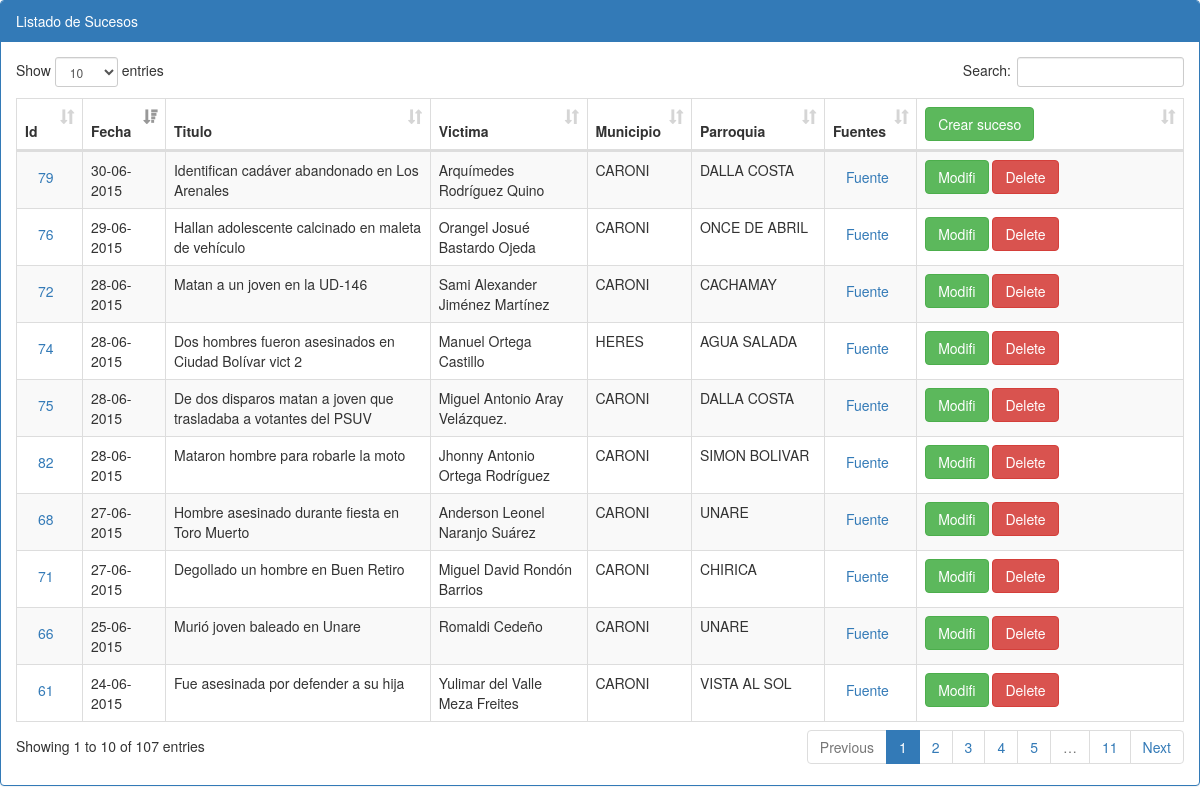
The page /sucesos/index.php on the database as committed earlier.
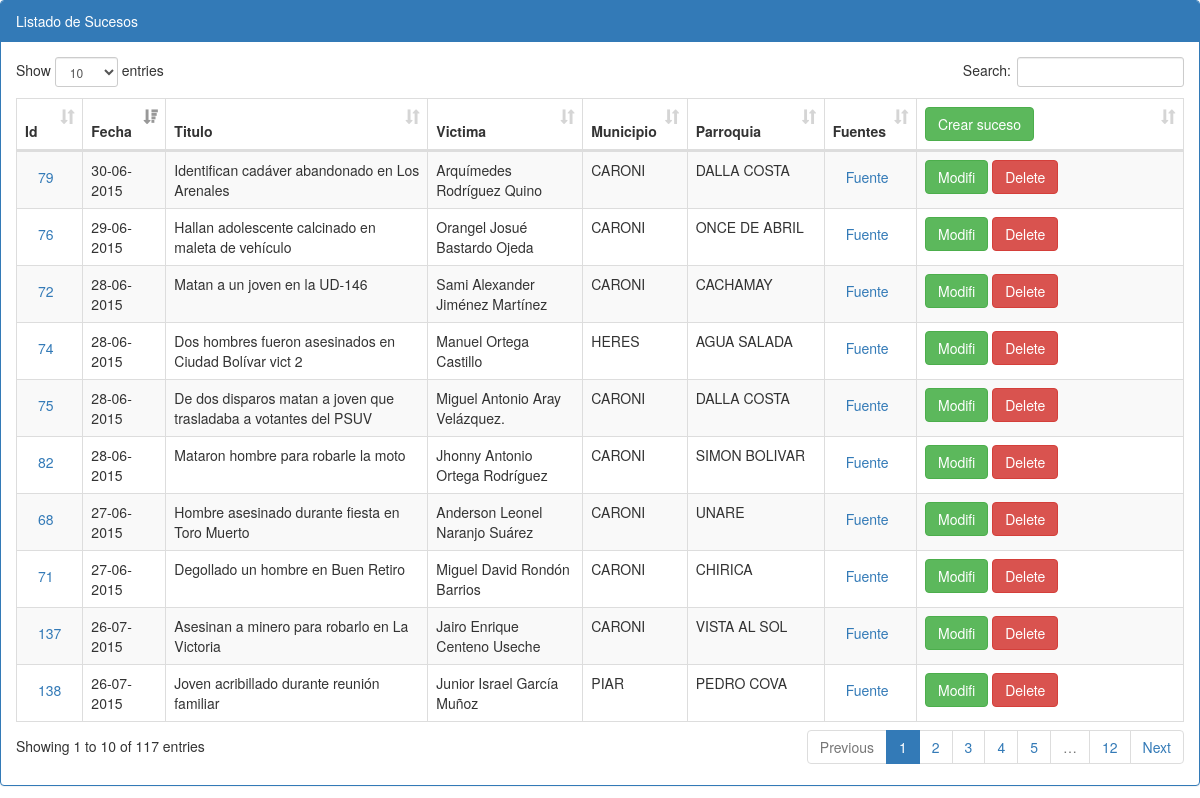
The same page on the database as committed later.
### tables this page shows
CREATE TABLE IF NOT EXISTS `sucesos` (
`suceso_id` int(11) NOT NULL,
  `fecha_suceso` datetime DEFAULT NULL,
  `delito_id` int(11) DEFAULT NULL,
  `delito_detalle_id` int(11) DEFAULT NULL,
  `titulo` varchar(255) DEFAULT NULL,
  `fuente` varchar(100) DEFAULT NULL,
  `otra_fuente1` varchar(100) DEFAULT NULL,
  `otra_fuente2` varchar(100) DEFAULT NULL,
  `otra_fuente3` varchar(100) DEFAULT NULL,
  `nombre_victima` varchar(80) DEFAULT NULL,
  `sexo` varchar(1) DEFAULT NULL,
  `edad` int(3) DEFAULT NULL,
  `tipo_arma` smallint(6) DEFAULT NULL,
  `estado` smallint(6) DEFAULT NULL,
  `municipio_id` smallint(6) DEFAULT NULL,
  `parroquia_id` smallint(6) DEFAULT NULL,
  `latitud` double DEFAULT NULL,
  `longitud` double DEFAULT NULL,
  `sector` varchar(255) DEFAULT NULL,
  `usuario` varchar(15) NOT NULL,
  `mi_reseña` varchar(1500) NOT NULL,
  `observaciones` varchar(1000) NOT NULL,
  `fecha_creado` datetime DEFAULT NULL
);

CREATE TABLE IF NOT EXISTS `municipios` (
  `municipio_id` smallint(6) NOT NULL DEFAULT '0',
  `estado_id` smallint(6) NOT NULL DEFAULT '0',
  `descripcion` varchar(50) DEFAULT NULL
);

CREATE TABLE IF NOT EXISTS `parroquias` (
  `parroquia_id` int(11) NOT NULL DEFAULT '0',
  `municipio_id` int(11) DEFAULT NULL,
  `estado_id` smallint(6) DEFAULT NULL,
  `descripcion` varchar(255) DEFAULT NULL,
  `capital_sector` varchar(50) NOT NULL,
  `latitud` float DEFAULT NULL,
  `longitud` float DEFAULT NULL,
  `latitud2` float DEFAULT NULL,
  `longitud2` float DEFAULT NULL,
  `latitud3` float DEFAULT NULL,
  `longitud3` float DEFAULT NULL,
  `latitud4` float DEFAULT NULL,
  `longitud4` float DEFAULT NULL
);

### adodb/adodb.inc.php (called while the page is built, shortened)
<?php
if (!defined('_ADODB_LAYER')) {
	GLOBAL
		$ADODB_vers,
		$ADODB_COUNTRECS,
		$ADODB_CACHE_DIR,
		$ADODB_CACHE,
		$ADODB_CACHE_CLASS,
		$ADODB_EXTENSION,
		$ADODB_COMPAT_FETCH,
	 	$ADODB_FETCH_MODE,
		$ADODB_GETONE_EOF,
		$ADODB_QUOTE_FIELDNAMES;
	abstract class ADOConnection {
	var $database = '';
	var $host = '';
	var $user = '';
	var $debug = false;
	var $true = '1';
	var $false = '0';
	var $fetchMode=false;
	var $bulkBind = false;
	var $_queryID = false;
	var $_bindInputArray = false;
	function Connect($argHostname = "", $argUsername = "", $argPassword = "", $argDatabaseName = "", $forceNew = false)
	{
		if ($argHostname != "") $this->host = $argHostname;
		if ($argUsername != "") $this->user = $argUsername;
		if ($argDatabaseName != "") $this->database = $argDatabaseName;
		if ($forceNew) {
			if ($rez=$this->_nconnect($this->host, $this->user, $argPassword, $this->database)) return true;
		} else {
			 if ($rez=$this->_connect($this->host, $this->user, $argPassword, $this->database)) return true;
		}
		return $ret;
	}
	function Prepare($sql)
	{
		return $sql;
	}
	function SetFetchMode($mode)
	{
		$old = $this->fetchMode;
		$this->fetchMode = $mode;
		if ($old === false) {
		global $ADODB_FETCH_MODE;
			return $ADODB_FETCH_MODE;
		}
		return $old;
	}
	function Execute($sql,$inputarr=false)
	{
		if ($inputarr !== false) {
			if (!is_array($inputarr)) $inputarr = array($inputarr);
			$element0 = reset($inputarr);
			$array_2d = $this->bulkBind && is_array($element0) && !is_object(reset($element0));
			unset($element0);
			if (!is_array($sql) && !$this->_bindInputArray) {
				$sqlarr = explode('?',$sql);
				$nparams = sizeof($sqlarr)-1;
				if (!$array_2d) $inputarr = array($inputarr);
				foreach($inputarr as $arr) {
					$sql = ''; $i = 0;
					while(list(, $v) = each($arr)) {
						$sql .= $sqlarr[$i];
						$typ = gettype($v);
						if ($typ == 'string')
							$sql .= $this->qstr($v);
						else if ($typ == 'double')
							$sql .= str_replace(',','.',$v);
						else if ($typ == 'boolean')
							$sql .= $v ? $this->true : $this->false;
						else if ($typ == 'object') {
							if (method_exists($v, '__toString')) $sql .= $this->qstr($v->__toString());
							else $sql .= $this->qstr((string) $v);
						} else if ($v === null)
							$sql .= 'NULL';
						else
							$sql .= $v;
						$i += 1;
						if ($i == $nparams) break;
					}
					if (isset($sqlarr[$i])) {
						$sql .= $sqlarr[$i];
						if ($i+1 != sizeof($sqlarr)) $this->outp_throw( "Input Array does not match ?: ".htmlspecialchars($sql),'Execute');
					} else if ($i != sizeof($sqlarr))
						$this->outp_throw( "Input array does not match ?: ".htmlspecialchars($sql),'Execute');
					$ret = $this->_Execute($sql);
					if (!$ret) return $ret;
				}
			} else {
				if ($array_2d) {
					if (is_string($sql))
						$stmt = $this->Prepare($sql);
					else
						$stmt = $sql;
					foreach($inputarr as $arr) {
						$ret = $this->_Execute($stmt,$arr);
						if (!$ret) return $ret;
					}
				} else {
					$ret = $this->_Execute($sql,$inputarr);
				}
			}
		} else {
			$ret = $this->_Execute($sql,false);
		}
		return $ret;
	}
	function _Execute($sql,$inputarr=false)
	{
		if ($this->debug) {
			global $ADODB_INCLUDED_LIB;
			if (empty($ADODB_INCLUDED_LIB)) include(ADODB_DIR.'/adodb-lib.inc.php');
			$this->_queryID = _adodb_debug_execute($this, $sql,$inputarr);
		} else {
			$this->_queryID = @$this->_query($sql,$inputarr);
		}
		$rs = new $rsclass($this->_queryID,$this->fetchMode);
		$rs->connection = $this;
		$rs->Init();
		if (is_array($sql)) $rs->sql = $sql[0];
		else $rs->sql = $sql;
		return $rs;
	}
}
	class ADORecordSet implements IteratorAggregate {
	var $canSeek = false;
	var $_numOfRows = -1;
	var $_numOfFields = -1;
	var $_currentRow = -1;
	function ADORecordSet($queryID)
	{
		$this->_queryID = $queryID;
	}
	function Init()
	{
		if ($this->_numOfRows != 0 && $this->_numOfFields && $this->_currentRow == -1) {
			$this->_currentRow = 0;
			if ($this->EOF = ($this->_fetch() === false)) {
				$this->_numOfRows = 0;
			}
		} else {
			$this->EOF = true;
		}
	}
	function Move($rowNumber = 0)
	{
		if ($this->canSeek) {
			if ($this->_seek($rowNumber)) {
				$this->_currentRow = $rowNumber;
				if ($this->_fetch()) {
					return true;
				}
			} else {
				$this->EOF = true;
				return false;
			}
		}
		return false;
	}
}
	function ADOLoadCode($dbType)
	{
		$db = strtolower($dbType);
		switch ($db) {
			default:
				$class = $db; break;
		}
		$file = ADODB_DIR."/drivers/adodb-".$db.".inc.php";
		if (class_exists("ADODB_" . $class)) return $class;
		return false;
	}
	function ADONewConnection($db='')
	{
	GLOBAL $ADODB_NEWCONNECTION, $ADODB_LASTDB;
		$errorfn = (defined('ADODB_ERROR_HANDLER')) ? ADODB_ERROR_HANDLER : false;
		if(empty($obj)) {
			if (!isset($ADODB_LASTDB)) $ADODB_LASTDB = '';
			if ($db != $ADODB_LASTDB) $db = ADOLoadCode($db);
			$cls = 'ADODB_'.$db;
			$obj = new $cls();
		}
		return $obj;
	}
}

### connections/guayana_s.php (called while the page is built, shortened)
<?php
		require_once(CONN_DIR."/../adodb/adodb.inc.php");
		class Conexion {
					private $dbConn;
					function __construct() {
						    $this->servidor='localhost';
						    $this->nombreBD='guayana_segura';
							$this->user='ag09504';
							$this->password='ag09504';
							$this->dbConn=ADONewConnection('mysql');
							$this->dbConn->Connect($this->servidor,$this->user,$this->password,$this->nombreBD);
					}
					function getDbConn() {
					    return $this->dbConn;
					}
		}
?>

### adodb/drivers/adodb-mysql.inc.php (called while the page is built, shortened)
<?php
if (! defined("_ADODB_MYSQL_LAYER")) {
class ADODB_mysql extends ADOConnection {
	var $forceNewConnect = false;
	var $clientFlags = 0;
	function _connect($argHostname, $argUsername, $argPassword, $argDatabasename)
	{
		if (ADODB_PHPVER >= 0x4300)
			$this->_connectionID = mysql_connect($argHostname,$argUsername,$argPassword,
												$this->forceNewConnect,$this->clientFlags);
		else if (ADODB_PHPVER >= 0x4200)
			$this->_connectionID = mysql_connect($argHostname,$argUsername,$argPassword,
												$this->forceNewConnect);
		else
			$this->_connectionID = mysql_connect($argHostname,$argUsername,$argPassword);
		if ($argDatabasename) return $this->SelectDB($argDatabasename);
		return true;
	}
	function SelectDB($dbName)
	{
		if ($this->_connectionID) {
			return @mysql_select_db($dbName,$this->_connectionID);
		}
		else return false;
	}
	function _query($sql,$inputarr=false)
	{
	return mysql_query($sql,$this->_connectionID);
	}
}
class ADORecordSet_mysql extends ADORecordSet{
	function ADORecordSet_mysql($queryID,$mode=false)
	{
		switch ($mode)
		{
		case ADODB_FETCH_ASSOC:$this->fetchMode = MYSQL_ASSOC; break;
		}
	}
	function _initrs()
	{
		$this->_numOfRows = @mysql_num_rows($this->_queryID);
		$this->_numOfFields = @mysql_num_fields($this->_queryID);
	}
	function Fields($colname)
	{
		if ($this->fetchMode != MYSQL_NUM) return @$this->fields[$colname];
		 return $this->fields[$this->bind[strtoupper($colname)]];
	}
	function MoveNext()
	{
		if (@$this->fields = mysql_fetch_array($this->_queryID,$this->fetchMode)) {
			return true;
		}
		return false;
	}
	function _fetch()
	{
		$this->fields =  @mysql_fetch_array($this->_queryID,$this->fetchMode);
		return is_array($this->fields);
	}
}
}

### sucesos/index.php (the view, shortened to what this page needs)
<!DOCTYPE html>
<html lang="en">
	<head>
		<link rel="stylesheet" href="../css/bootstrap.min.css">
		<link rel="stylesheet" href="../css/datepicker.css">
		<link rel="stylesheet" href="../css/dataTables.bootstrap.css">
	</head>
	<body>
		<div class="row">
			<div class="col-sm-12">
				<div class="panel panel-primary">
					<div class="panel-heading">Listado de Sucesos</div>
					<div class="panel-body">
						<table class="table table-striped table-bordered" id="datatables">
							<thead>
								<tr>
									<th>Id</th>
									<th>Fecha</th>
									<th>Titulo</th>
									<th>Victima</th>
									<th>Municipio</th>
									<th>Parroquia</th>
									<th>Fuentes</th>
									<th><a class="btn update btn-success" href="frm_ingre_suceso.php" class="btn btn-primary btn-lg">Crear suceso</a></th>
								</tr>
							</thead>
							<tbody>
								<?php
												include_once '../connections/guayana_s.php';
												$conexion=new Conexion();
												$db=$conexion->getDbConn();
												$db->debug = false;
												$db->SetFetchMode(ADODB_FETCH_ASSOC);
												$query_sucesos = $db->Prepare("SELECT suceso_id, DATE_FORMAT(fecha_suceso,'%d-%m-%Y') As fecha_suceso, delito_id, delito_detalle_id, titulo, nombre_victima, fuente,
													m.descripcion AS municipio, p.descripcion AS parroquia
												FROM sucesos As s
												INNER JOIN municipios AS m ON s.municipio_id = m.municipio_id
												INNER JOIN parroquias AS p ON s.parroquia_id = p.parroquia_id");
												$rs_sucesos = $db->Execute($query_sucesos);
											while(!$rs_sucesos->EOF){
												echo '<tr>';
													echo '<td><a class="btn ampliar" href="suceso.php?suceso_id='.$rs_sucesos->Fields('suceso_id').'" class="btn btn-primary btn-lg">'.$rs_sucesos->Fields('suceso_id').'</a></td>';
													echo '<td>'. $rs_sucesos->Fields('fecha_suceso') . '</td>';
													echo '<td>'. $rs_sucesos->Fields('titulo') . '</td>';
													echo '<td>'. $rs_sucesos->Fields('nombre_victima') . '</td>';
													echo '<td>'. $rs_sucesos->Fields('municipio') . '</td>';
													echo '<td>'. $rs_sucesos->Fields('parroquia') . '</td>';
													echo '<td><a class="btn" href="'.$rs_sucesos->Fields('fuente').'" target="_blank">Fuente</a></td>';
													echo '<td width=250>';
													echo '<a class="btn update btn-success" href="frm_modi_suceso.php?suceso_id='.$rs_sucesos->Fields('suceso_id').'" class="btn btn-primary btn-lg">Modifi</a>';
													echo '<a class="btn btn-danger" id="delete" href="trata_borra_suceso.php?suceso_id='.$rs_sucesos->Fields('suceso_id').'">Delete</a>';
													echo '</td>';
												echo '</tr>';
											$rs_sucesos->MoveNext();
											}
								?>
							</tbody>
						</table>
					</div>
				</div>
				</div>
			</div>
	</body>
</html>

Rows that differ between the two databases and show on the page:
no longer on this page (row unchanged): sucesos: suceso_id "61", Fields "24-06-2015", titulo "Fue asesinada por defender a su hija", nombre_victima "Yulimar del Valle Meza Freites", municipios.descripcion "CARONI", parroquia.descripcion "VISTA AL SOL"
no longer on this page (row unchanged): sucesos: suceso_id "66", Fields "25-06-2015", titulo "Murió joven baleado en Unare", nombre_victima "Romaldi Cedeño", municipios.descripcion "CARONI", parroquia.descripcion "UNARE"
added sucesos: suceso_id "137", Fields "26-07-2015", titulo "Asesinan a minero para robarlo en La Victoria", nombre_victima "Jairo Enrique Centeno Useche", municipios.descripcion "CARONI", parroquia.descripcion "VISTA AL SOL"
added sucesos: suceso_id "138", Fields "26-07-2015", titulo "Joven acribillado durante reunión familiar", nombre_victima "Junior Israel García Muñoz", municipios.descripcion "PIAR", parroquia.descripcion "PEDRO COVA"
Other text that changed with them:
text written by a page script: "Show entries Search: Showing 1 to 10 of 107 entries Previous 1 2 3 4 5 … 11 Next" → "Show entries Search: Showing 1 to 10 of 117 entries Previous 1 2 3 4 5 … 12 Next"
